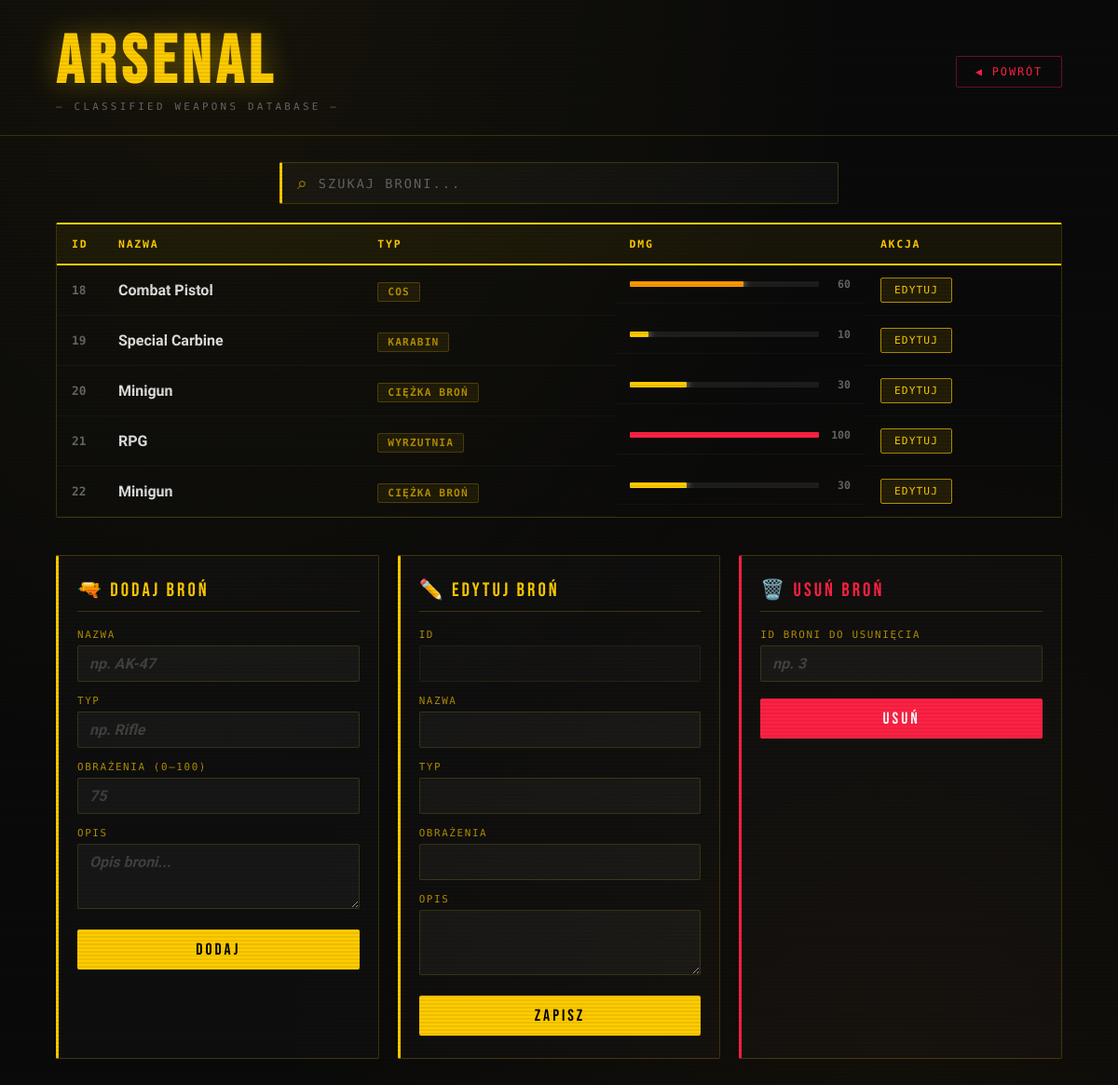
The app's page /weapons.php with its own data.
### tables this page shows
CREATE TABLE `bron` (
  `id` int(11) NOT NULL,
  `nazwa` varchar(100) NOT NULL,
  `typ` varchar(50) NOT NULL,
  `opis` text NOT NULL,
  `obrazenia` int(11) NOT NULL
);

### weapons.php (the view, shortened to what this page needs)
<?php
$conn = new mysqli('localhost', 'root', '', 'gta');
?>
<!DOCTYPE html>
<html lang="pl">
<head>
<link rel="stylesheet" href="weapons.css">
</head>
<body>
<div class="page-header">
    <div class="page-header__inner">
        <h1>Arsenal</h1>
        <span class="page-header__sub">— CLASSIFIED WEAPONS DATABASE —</span>
    </div>
    <a href="gta.php" class="back-btn">◀ Powrót</a>
</div>
<div class="search-bar">
    <span class="search-bar__icon">⌕</span>
    <input type="text" id="search" placeholder="SZUKAJ BRONI...">
</div>
<div class="table-container">
    <table id="weapons-table">
        <thead>
            <tr>
                <th>ID</th>
                <th>Nazwa</th>
                <th>Typ</th>
                <th>DMG</th>
                <th>Akcja</th>
            </tr>
        </thead>
        <tbody>
        <?php
        $q = $conn->query("SELECT * FROM bron");
        while($row = $q->fetch_assoc()):
            $dmg = min(100, max(0, (int)$row['obrazenia']));
            $dmgColor = $dmg > 70 ? '#ff2244' : ($dmg > 40 ? '#ff9900' : '#ffcc00');
        ?>
        <tr>
            <td class="cell-id"><?= $row['id'] ?></td>
            <td class="cell-name"><?= htmlspecialchars($row['nazwa']) ?></td>
            <td class="cell-type"><span class="type-badge"><?= htmlspecialchars($row['typ']) ?></span></td>
            <td class="cell-dmg">
                <div class="dmg-bar">
                    <div class="dmg-bar__fill" style="width:<?= $dmg ?>%;background:<?= $dmgColor ?>;" data-dmg="<?= $dmg ?>"></div>
                </div>
                <span class="dmg-value"><?= $dmg ?></span>
            </td>
            <td class="cell-action">
                <button class="btn-edit" onclick="edit(<?= $row['id'] ?>,'<?= htmlspecialchars($row['nazwa'],ENT_QUOTES) ?>','<?= htmlspecialchars($row['typ'],ENT_QUOTES) ?>',<?= $row['obrazenia'] ?>,`<?= htmlspecialchars($row['opis']) ?>`)">Edytuj</button>
            </td>
        </tr>
        <?php endwhile; ?>
        </tbody>
    </table>
</div>
<div class="forms-grid">
    <div class="form-panel">
        <div class="form-panel__title">🔫 Dodaj broń</div>
        <form method="POST">
            <div class="field">
                <label>Nazwa</label>
                <input name="nazwa" placeholder="np. AK-47" required>
            </div>
            <div class="field">
                <label>Typ</label>
                <input name="typ" placeholder="np. Rifle">
            </div>
            <div class="field">
                <label>Obrażenia (0–100)</label>
                <input name="obrazenia" type="number" min="0" max="100" placeholder="75">
            </div>
            <div class="field">
                <label>Opis</label>
                <textarea name="opis" placeholder="Opis broni..."></textarea>
            </div>
            <input type="submit" name="insert" value="DODAJ">
        </form>
    </div>
    <div class="form-panel">
        <div class="form-panel__title">✏️ Edytuj broń</div>
        <form method="POST">
            <div class="field">
                <label>ID</label>
                <input name="id" id="id" readonly>
            </div>
            <div class="field">
                <label>Nazwa</label>
                <input name="nazwa" id="nazwa">
            </div>
            <div class="field">
                <label>Typ</label>
                <input name="typ" id="typ">
            </div>
            <div class="field">
                <label>Obrażenia</label>
                <input name="obrazenia" id="obrazenia" type="number" min="0" max="100">
            </div>
            <div class="field">
                <label>Opis</label>
                <textarea name="opis" id="opis"></textarea>
            </div>
            <input type="submit" name="update" value="ZAPISZ">
        </form>
    </div>
    <div class="form-panel form-panel--delete">
        <div class="form-panel__title">🗑️ Usuń broń</div>
        <form method="POST">
            <div class="field">
                <label>ID broni do usunięcia</label>
                <input name="id_delete" placeholder="np. 3">
            </div>
            <input type="submit" name="delete" value="USUŃ" class="btn-delete">
        </form>
    </div>
</div>
</body>
</html>

### records on screen
bron: id "18", nazwa "Combat Pistol", typ "COS", obrazenia "60"
bron: id "19", nazwa "Special Carbine", typ "KARABIN", obrazenia "10"
bron: id "20", nazwa "Minigun", typ "CIĘŻKA BROŃ", obrazenia "30"
bron: id "21", nazwa "RPG", typ "WYRZUTNIA", obrazenia "100"
bron: id "22", nazwa "Minigun", typ "CIĘŻKA BROŃ", obrazenia "30"
